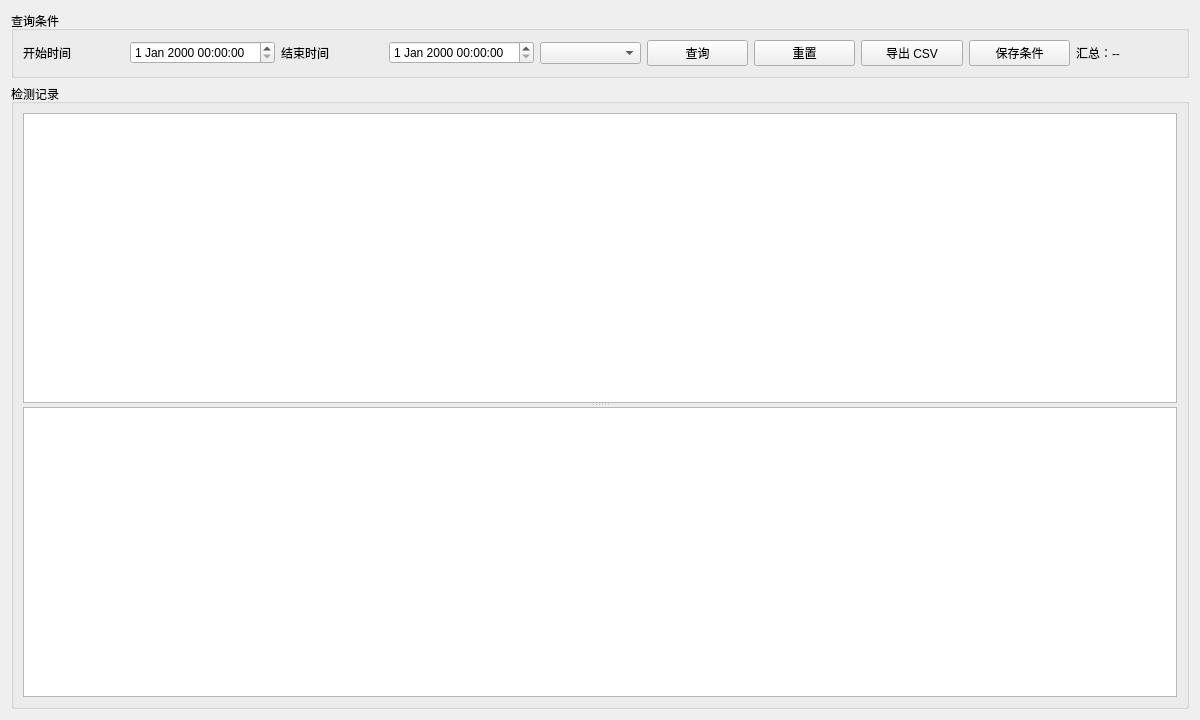
<?xml version="1.0" encoding="UTF-8"?>
<ui version="4.0">
 <class>ResultQueryPage</class>
 <widget class="QWidget" name="ResultQueryPage">
  <property name="geometry"><rect><x>0</x><y>0</y><width>1200</width><height>720</height></rect></property>
  <layout class="QVBoxLayout" name="verticalLayout">
   <item>
    <widget class="QGroupBox" name="filterGroup">
     <property name="title"><string>查询条件</string></property>
     <layout class="QHBoxLayout" name="filterLayout">
      <item><widget class="QLabel" name="startLabel"><property name="text"><string>开始时间</string></property></widget></item>
      <item><widget class="QDateTimeEdit" name="startEdit"/></item>
      <item><widget class="QLabel" name="endLabel"><property name="text"><string>结束时间</string></property></widget></item>
      <item><widget class="QDateTimeEdit" name="endEdit"/></item>
      <item><widget class="QComboBox" name="statusCombo"/></item>
      <item><widget class="QPushButton" name="searchButton"><property name="text"><string>查询</string></property></widget></item>
      <item><widget class="QPushButton" name="resetButton"><property name="text"><string>重置</string></property></widget></item>
      <item><widget class="QPushButton" name="exportButton"><property name="text"><string>导出 CSV</string></property></widget></item>
      <item><widget class="QPushButton" name="saveFilterButton"><property name="text"><string>保存条件</string></property></widget></item>
      <item><widget class="QLabel" name="summaryLabel"><property name="text"><string>汇总：--</string></property></widget></item>
     </layout>
    </widget>
   </item>
   <item>
    <widget class="QGroupBox" name="resultGroup">
     <property name="title"><string>检测记录</string></property>
     <layout class="QVBoxLayout" name="resultLayout">
      <item>
       <widget class="QSplitter" name="detailSplitter">
        <property name="orientation"><enum>Qt::Vertical</enum></property>
        <widget class="QTableWidget" name="resultTable"/>
        <widget class="QPlainTextEdit" name="detailEdit"/>
       </widget>
      </item>
     </layout>
    </widget>
   </item>
  </layout>
 </widget>
 <resources/>
 <connections/>
</ui>
